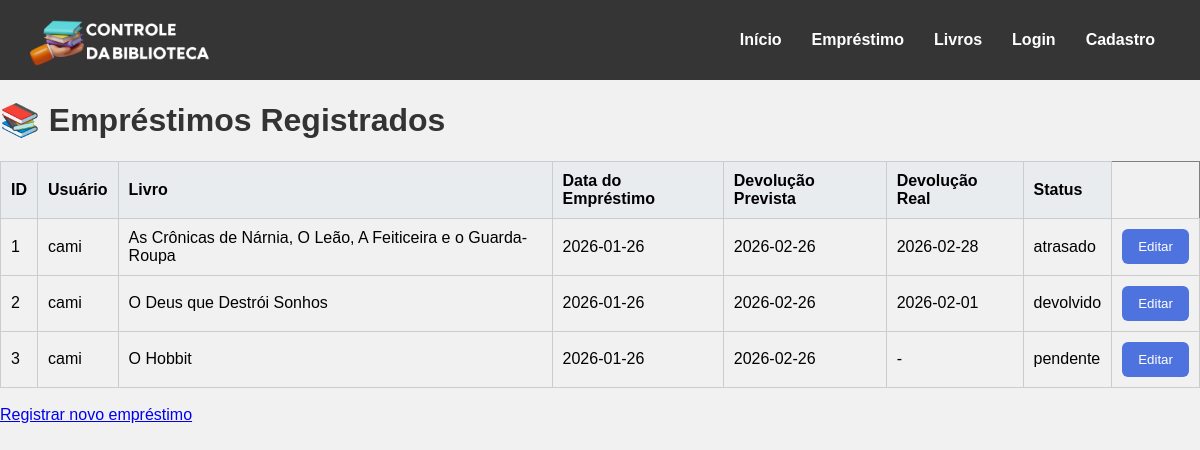
Page /ver_emprestimos (signed in) on the committed database.
### tables this page shows
CREATE TABLE emprestimos (
    id_emprestimo INTEGER PRIMARY KEY,
    usuario_id INTEGER,
    livro_id INTEGER,
    data_emprestimo DATE,
    data_devolucao_prevista DATE,
    data_devolucao_real DATE,
    dias_emprestimo INTEGER, -- coloquei aqui pra ser calculado automaticamente e faciltar a vida
    dias_atraso INTEGER, -- mesma lÃ³gica do de cima
    status_emprestimo TEXT CHECK(status_emprestimo IN ('pendente', 'devolvido', 'atrasado')),
    FOREIGN KEY (usuario_id) REFERENCES usuarios(id_usuario),
    FOREIGN KEY (livro_id) REFERENCES livros(id_livro) ON DELETE CASCADE
);

CREATE TABLE usuarios (
    id_usuario INTEGER PRIMARY KEY AUTOINCREMENT,
    senha_usuario VARCHAR(8) NOT NULL,
    nome_usuario VARCHAR(255) NOT NULL,
    email VARCHAR(255),
    numero_telefone VARCHAR(15),
    data_inscricao DATE,
    multa_atual DECIMAL(10,2)
);

CREATE TABLE livros (
    id_livro INTEGER PRIMARY KEY AUTOINCREMENT,
    autor_id INTEGER NOT NULL,
    titulo VARCHAR(255) NOT NULL,
    isbn VARCHAR(13) NOT NULL,
    ano_publicacao INTEGER NOT NULL,
    genero_id INTEGER NOT NULL,
    editora_id INTEGER NOT NULL,
    quantidade_disponivel INTEGER NOT NULL,
    resumo TEXT,
    FOREIGN KEY (autor_id) REFERENCES autores(id_autor) ON DELETE RESTRICT,
    FOREIGN KEY (genero_id) REFERENCES generos(id_genero) ON DELETE CASCADE,
    FOREIGN KEY (editora_id) REFERENCES editoras(id_editora)
);

### app.py (the view)
@app.route('/ver_emprestimos')
@login_required
def ver_emprestimos():
    conexao = obter_conexao()
    sql = '''SELECT emprestimos.id_emprestimo,usuarios.nome_usuario,livros.titulo,emprestimos.data_emprestimo,
    emprestimos.data_devolucao_prevista,emprestimos.data_devolucao_real,
    emprestimos.status_emprestimo FROM emprestimos JOIN usuarios ON emprestimos.usuario_id = usuarios.id_usuario
    JOIN livros ON emprestimos.livro_id = livros.id_livro ORDER BY emprestimos.data_emprestimo DESC
    '''
    lista_emprestimos = conexao.execute(sql).fetchall()
    conexao.close()
    return render_template('ver_emprestimos.html', lista_emprestimos=lista_emprestimos)

### app.py (called while the page is built)
@login_manager.user_loader
def load_user(user_id):
    return User.achar_email(user_id)

@app.before_request
def carregar_mensagens_trigger():
    if request.endpoint in ('static', 'login'):
        return
    conexao = obter_conexao()
    mensagens = conexao.execute("""
        SELECT id_log, mensagem
        FROM log_triggers
        WHERE lida = 0
        ORDER BY data_execucao
    """).fetchall()
    for msg in mensagens:
        flash(msg['mensagem'], category='error')
    conexao.execute("""
        UPDATE log_triggers
        SET lida = 1
        WHERE lida = 0
    """)
    conexao.close()

### database.py (called while the page is built)
def obter_conexao():
    conexao = sqlite3.connect(
        'livros.db',
        timeout=30,
        isolation_level=None
    )
    conexao.text_factory = str
    conexao.execute("PRAGMA foreign_keys = ON")
    conexao.execute("PRAGMA journal_mode = WAL")
    conexao.execute("PRAGMA busy_timeout = 30000")
    conexao.row_factory = sqlite3.Row
    return conexao

### modelos/__init__.py (called while the page is built)
    @classmethod
    def achar_email(cls, email):
        conexao = obter_conexao()
        sql = "SELECT * FROM usuarios WHERE email = ?"
        resultado = conexao.execute(sql, (email,)).fetchone()
        if resultado:
            return User(
                email=resultado['email'],
                nome=resultado['nome_usuario'],
                senha=resultado['senha_usuario'],
                numero_telefone=resultado['numero_telefone'],
                data_inscricao=resultado['data_inscricao']
            )
        return None

### templates/ver_emprestimos.html (shortened to what this page needs)
{% extends 'base.html' %}
{% block conteudo %}
<h1>📚 Empréstimos Registrados</h1>
{% if lista_emprestimos %}
<table border="1" cellpadding="8" cellspacing="0">
    <thead>
        <tr>
            <th>ID</th>
            <th>Usuário</th>
            <th>Livro</th>
            <th>Data do Empréstimo</th>
            <th>Devolução Prevista</th>
            <th>Devolução Real</th>
            <th>Status</th>
        </tr>
    </thead>
    <tbody>
        {% for emprestimo in lista_emprestimos %}
        <tr>
            <td>{{ emprestimo.id_emprestimo }}</td>
            <td>{{ emprestimo.nome_usuario }}</td>
            <td>{{ emprestimo.titulo }}</td>
            <td>{{ emprestimo.data_emprestimo }}</td>
            <td>{{ emprestimo.data_devolucao_prevista }}</td>
            <td>{{ emprestimo.data_devolucao_real if emprestimo.data_devolucao_real else '-' }}</td>
            <td>{{ emprestimo.status_emprestimo }}</td>
            <td>
                <a href="{{ url_for('editar_emprestimos', id_emprestimo=emprestimo.id_emprestimo) }}"><button type="button">Editar</button></a>
            </td>
        </tr>
        {% endfor %}
    </tbody>
</table>
{% else %}
<p>Não há empréstimos registrados no momento.</p>
{% endif %}
<br>
<a href="{{ url_for('emprestimo') }}">Registrar novo empréstimo</a>
{% endblock %}

### static/style.css (style rules this page uses)
h1 { color: #333; }
table { width: 100%; border-collapse: collapse; margin-top: 20px; }
table th, table td { border: 1px solid #ccc; padding: 10px; text-align: left; }
table th { background-color: #e9ecef; }
button { background-color: #4e73df; color: white; border: none; padding: 10px 16px; border-radius: 6px; cursor: pointer; transition: background-color 0.3s; }

### static/menu.css (style rules this page uses)
* { font-family:Arial, Helvetica, sans-serif; }

### static/cadastro.css (style rules this page uses)
body { background-color: #f1f1f1; margin: 0; }

### rows in the picture
emprestimos: id_emprestimo "1", nome_usuario "cami", titulo "As Crônicas de Nárnia, O Leão, A Feiticeira e o Guarda-Roupa", data_emprestimo "2026-01-26", data_devolucao_prevista "2026-02-26", data_devolucao_real "2026-02-28", status_emprestimo "atrasado"
emprestimos: id_emprestimo "2", nome_usuario "cami", titulo "O Deus que Destrói Sonhos", data_emprestimo "2026-01-26", data_devolucao_prevista "2026-02-26", data_devolucao_real "2026-02-01", status_emprestimo "devolvido"
emprestimos: id_emprestimo "3", nome_usuario "cami", titulo "O Hobbit", data_emprestimo "2026-01-26", data_devolucao_prevista "2026-02-26", data_devolucao_real "-", status_emprestimo "pendente"
